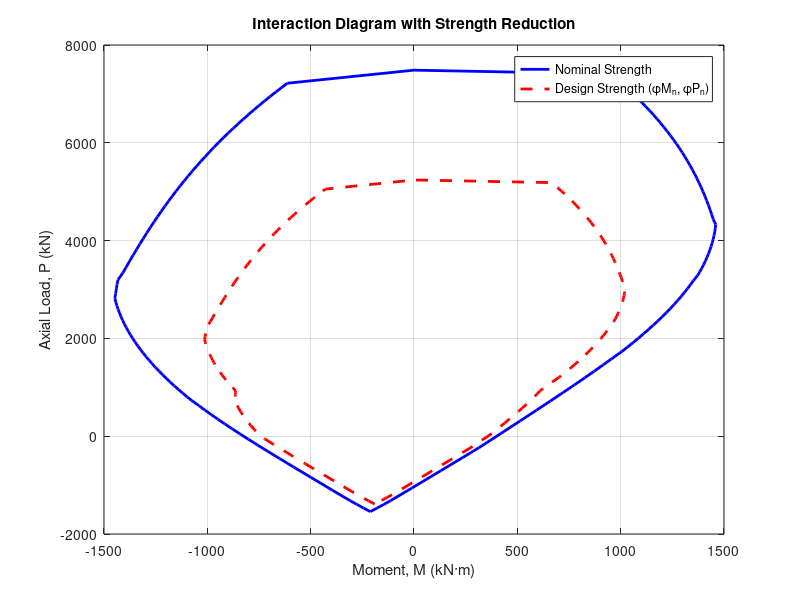
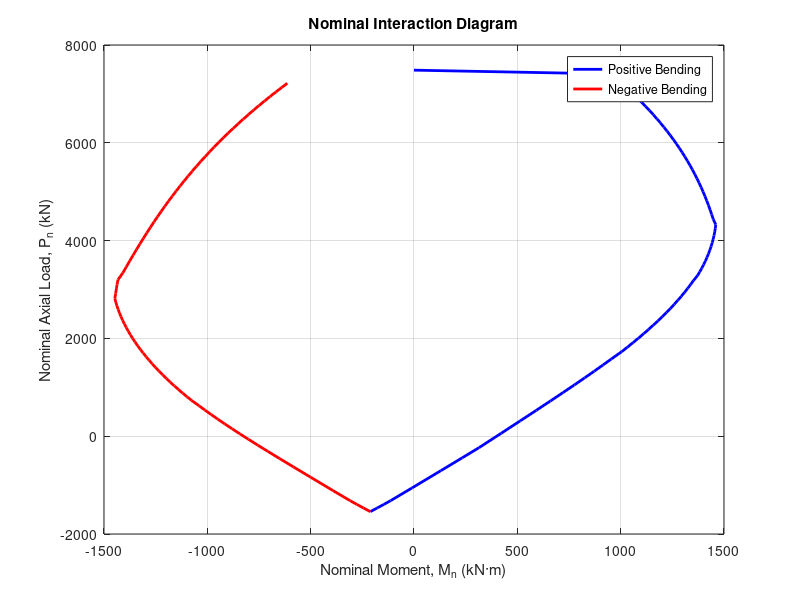

These figures' MATLAB source, in order:
%% BEAM INTERACTION DIAGRAM GENERATOR

% Description:
%   Generates nominal and design interaction diagrams for reinforced concrete 
%   beams under combined axial load and bending moment. Follows ACI 318 
%   provisions for strength reduction factors and strain compatibility.
%
% Inputs:
%   - Material: fpc, beta_c, fy, Es, ey, ecu
%   - Geometric: b1, b2, h1, h2, Ag
%   - Reinforcement: n, As, eid, ei
%   - Analysis: n_c (neutral axis increment)
%
% Outputs:
%   - Figures: Nominal and design interaction diagrams (kN·m vs kN)
%   - Data arrays: M_n, P_n, phi_Mn, phi_Pn for positive/negative bending
%
% Units:
%   - Inputs in kg/cm² (strength), cm (dimensions)
%   - Outputs in kN (forces) and kN·m (moments)
%
% Authors:
%   - Original: Victor Calderón (April 2020)
%   - Updated: Jefferson De la Cuba (February 2025)
% =========================================================================

clear;
close all;
clc;

% Configure output directory using path traversal
currentDir = pwd;                          % Get execution directory
outputDir = fullfile(currentDir, '..', 'outputs');  % Go up 1 level + outputs

% Create outputs directory if non-existent
if ~exist(outputDir, 'dir')
    mkdir(outputDir);
    fprintf('Created output directory: %s\n', outputDir);
end

%% Input - Material Properties

fpc = 210;          % Concrete compressive strength (kg/cm^2)
beta_c = 0.85;      % Compression block factor
fy = 4200;          % Steel yield strength (kg/cm^2)
Es = 2.0000e+06;    % Steel modulus of elasticity (kg/cm^2)
ey = 0.0020;        % Steel yield strain
ecu = 0.003;        % Ultimate concrete strain (per ACI-318)

%% Input - Geometric Properties (cm)

b1 = 0;             % Flange width
b2 = 50;            % Web width
h1 = 0;             % Flange height
h2 = 90;            % Total height (or overall height if flange is zero)
Ag = b1*h1 + b2*(h2 - h1);  % Gross area (cm^2)

%% Input - Reinforcement Distribution

n = 3;              % Number of reinforcement layers
As = [11.36; 10.2; 15.88];  % Steel area (cm^2)
eid = [6; 72; 6];   % Spacing between bars (cm)

ei = [];  % Distance from the top to each bar (cm)

% Calculate cumulative distances for the reinforcement layers
for i = 1:length(eid)-1
    ei(1) = eid(1);
    ei = [ei, ei(i) + eid(i+1)];
end

ei = ei';

n_c = 1;  % Step increment for neutral axis depth

%% Compression Analysis

% Calculate the centroid of the gross section (from top to bottom)
y_c1 = (1/2 * ((b1*h1^2) + (h2^2 - h1^2)*b2)) / (b1*h1 + b2*(h2 - h1));
y_c2 = h2 - y_c1;

% Define a vector of neutral axis depths to evaluate (cm)
c = 0.00001:n_c:h2;  % (Adjust as needed for resolution)

e_i_a = [];  % To store the strains at each neutral axis depth

% Prepare arrays for reversed reinforcement layers (for negative bending)
As_2 = [];
ei_2 = [];

As_1 = As;  % Original reinforcement distribution

for i_3 = 0:length(As)-1
    As_2 = [As_2; As(n - i_3)];
    ei_2 = [ei_2; h2 - ei(n - i_3)];
end

flag = 0;

% Maximum axial compression load (kN) - with stirrups 
P_n_max = 0.8 * (0.85 * fpc * (Ag - sum(As)) + fy * sum(As)) * 9.81 / 1000;

while flag == 0 || flag == 1
    % Initialize arrays for each iteration over neutral axis depths
    a       = zeros(length(c), 1);    % Depth of equivalent stress block (cm)
    P_n     = zeros(length(c), 1);    % Nominal axial load (kN)
    P_real  = zeros(length(c), 1);    % Actual axial load (kN)
    M_n     = zeros(length(c), 1);    % Nominal moment (kN.m)
    M_real  = zeros(length(c), 1);    % Actual moment (kN.m)
    phi_Mn  = zeros(length(c), 1);    % Reduced moment capacity (kN.m)
    phi_Pn  = zeros(length(c), 1);    % Reduced axial load capacity (kN)

    % Loop over each considered neutral axis depth
    for i = 1:length(c)
        e_i  = zeros(length(As), 1);   % Strain in each reinforcement bar
        f_s  = zeros(length(As), 1);   % Force in each reinforcement bar (kg)
        ms_i = zeros(length(As), 1);   % Moment contribution from each reinforcement layer (kg-cm)

        % Calculate depth of the equivalent concrete stress block
        a(i) = c(i) * beta_c;

        % Loop over each reinforcement layer
        for i_1 = 1:length(As)
            % Calculate strain in the reinforcement bar
            e_i(i_1) = ecu * (ei(i_1) - c(i)) / c(i);
            
            % Calculate force in the reinforcement layer (kg)
            if abs(e_i(i_1)) > ey
                if e_i(i_1) > 0
                    f_s(i_1) = fy * As(i_1);
                else
                    f_s(i_1) = -fy * As(i_1);
                end
            else
                f_s(i_1) = Es * e_i(i_1) * As(i_1);
            end

            % Calculate concrete compressive force (kg)
            if a(i) < h1
                P_con = 0.85 * fpc * a(i) * b1;
            else
                P_con_flange = 0.85 * fpc * h1 * b1;
                P_con_web    = 0.85 * fpc * (a(i) - h1) * b2;
                P_con        = P_con_flange + P_con_web;
            end

            % Calculate the moment contribution from the reinforcement layer (kg-cm)
            ms_i(i_1) = f_s(i_1) * (y_c1 - ei(i_1));
        end

        % Store the strains for each neutral axis depth
        e_i_a = [e_i_a; e_i'];

        % Calculate the nominal moment M_n (kN.m) 
        if a(i) < h1
            M_real(i) = (P_con * (y_c1 - a(i)/2) - sum(ms_i)) * 9.81 / 100000;
        else
            M_real(i) = (P_con_flange * (y_c1 - h1/2) + P_con_web * (y_c1 - (a(i) - h1)/2) - sum(ms_i)) * 9.81 / 100000;
        end

        % Calculate the total axial force P_n (kN) 
        P_real(i) = (P_con - sum(f_s)) * 9.81 / 1000;
        
        if P_n_max >= P_real(i)
            P_n(i) = P_real(i);
            M_n(i) = M_real(i);
        else
            M_n(i) = 0;
            P_n(i) = P_n_max;
        end
    end
    
    % Calculate the shear capacity of the beam (kN) 
    P_beam = 0.1 * fpc * Ag * 9.81 / 1000;
    M_b = max(M_n);
    p_1 = find(M_n == M_b);  % Index corresponding to maximum moment
    P_b = P_n(p_1);
    
    % Calculate transformation axial load values (kN) for stirrups case
    P_tran_1 = P_beam / 0.7;
    P_tran_2 = P_b / 0.7;
    
    P_tran = min(P_tran_1, P_tran_2);
    
    % Calculate reduced capacities using strength reduction factors
    for i_5 = 1:length(c)
        phi = 0.9 - 0.2 * P_n(i_5) / P_tran;
        if phi <= 0.7
            phi = 0.7;
        elseif phi >= 0.9
            phi = 0.9;
        end
        
        phi_Mn(i_5) = M_n(i_5) * phi;
        phi_Pn(i_5) = P_n(i_5) * phi;
    end
    
    % Store the results and switch reinforcement configuration
    flag = flag + 1;
    
    if flag == 0 || flag == 1
        % Store negative bending side results
        M_n_neg = -M_n;
        P_n_neg = P_n;
        e_i_a_neg = e_i_a;
        
        phi_Mn_neg = -phi_Mn;
        phi_Pn_neg = phi_Pn;
        
        % Switch reinforcement configuration for negative bending
        As = As_2;
        ei = ei_2;
        h1_r = h1;
        h2_r = h2;
        h1 = h2_r;
        h2 = h1_r;
        b1_r = b1;
        b2_r = b2;
        b1 = b2_r;
        b2 = b1_r;
        y_c1 = y_c2;
    else
        % Store positive bending side results
        M_n_pos = M_n;
        P_n_pos = P_n;
        e_i_a_pos = e_i_a;
        
        phi_Mn_pos = phi_Mn;
        phi_Pn_pos = phi_Pn;
    end
end

% Reverse the order of the positive side arrays
M_n_pos_plot = [];
P_n_pos_plot = [];
phi_M_n_pos_plot = [];
phi_P_n_pos_plot = [];
n_3 = length(M_n_pos);

for i_4 = 0:n_3-1
    M_n_pos_plot = [M_n_pos_plot; M_n_pos(n_3 - i_4)];
    P_n_pos_plot = [P_n_pos_plot; P_n_pos(n_3 - i_4)];
    phi_M_n_pos_plot = [phi_M_n_pos_plot; phi_Mn_pos(n_3 - i_4)];
    phi_P_n_pos_plot = [phi_P_n_pos_plot; phi_Pn_pos(n_3 - i_4)];
end

% Combine negative and positive sides
M_n_plot = [M_n_neg; M_n_pos_plot];
P_n_plot = [P_n_neg; P_n_pos_plot];

phi_M_n_plot = [phi_Mn_neg; phi_M_n_pos_plot];
phi_P_n_plot = [phi_Pn_neg; phi_P_n_pos_plot];

%% Improved Plotting

% Plot Nominal Interaction Diagram
figure;
plot(M_n_pos, P_n_pos, 'b-', 'LineWidth', 2);
hold on;
plot(M_n_neg, P_n_neg, 'r-', 'LineWidth', 2);
xlabel('Nominal Moment, M_n (kN·m)');
ylabel('Nominal Axial Load, P_n (kN)');
title('Nominal Interaction Diagram');
legend('Positive Bending', 'Negative Bending', 'Location', 'Best');
grid on;

% Close the figure
close(gcf);

% Plot Design Interaction Diagram
figure;
plot(M_n_plot, P_n_plot, 'b-', 'LineWidth', 2);
hold on;
plot(phi_M_n_plot, phi_P_n_plot, 'r--', 'LineWidth', 2);
xlabel('Moment, M (kN·m)');
ylabel('Axial Load, P (kN)');
title('Interaction Diagram with Strength Reduction');
legend('Nominal Strength', 'Design Strength (\phiM_n, \phiP_n)', 'Location', 'Best');
grid on;

% Save the figure to outputs directory
designFigPath = fullfile(outputDir, 'Design_Interaction_Diagram.png');
saveas(gcf, designFigPath);
fprintf('Saved design interaction diagram to: %s\n', designFigPath);

% Close the figure
close(gcf);